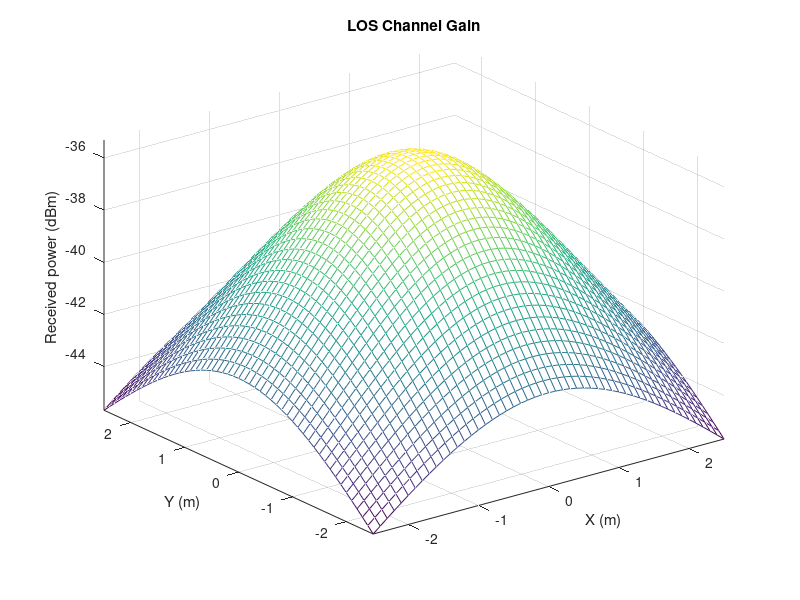

This chart was generated by the following MATLAB code: (Note: this script raises an error after producing the figure.)
%%%%%%%%%%%%%%%%%%%
% Created in 2017/4
%% B.Sc. Senior Project
%% By Sondos A. Alshami
%% Telecommunication Engineering 
%% Lebanese International University
%%%%%%%%%%%%%%%%%%%%%%%%%%%
theta=70;
% semi-angle at half power
m=-log10(2)/log10(cosd(theta));
%Lambertian order of emission
P_total=20;
%transmitted optical power by individual LED
Adet=1e-4;
%detector physical area of a PD
Ts=1;
%gain of an optical filter; ignore if no filter is used
index=1.5;
%refractive index of a lens at a PD; ignore if no lens is used
FOV=60*pi/180;
%FOV of a receiver
G_Con=(index^2)/sin(FOV);
%gain of an optical concentrator; ignore if no lens is used
lx=5; ly=5; lz=3;
% room dimension in metre
h=2.15;
%the distance between source and receiver plane
%[XT,YT]=meshgrid([?1.25 1.25],[?1.25 1.25]);
XT=0; YT=0;
% position of LED;
Nx=lx*10; Ny=ly*10;
% number of grid in the receiver plane
x=-lx/2:lx/Nx:lx/2;
y=-ly/2:ly/Ny:ly/2;
[XR,YR]=meshgrid(x,y);
% receiver plane grid
D1=sqrt((XR-XT(1,1)).^2+(YR-YT(1,1)).^2+h^2);
% distance vector from source 1
cosphi_A1=h./D1;
% angle vector
H_A1=(m+1)*Adet.*cosphi_A1.^(m+1)./(2*pi.*D1.^2);
% channel DC gain for source 1
P_rec=P_total.*H_A1.*Ts.*G_Con;
% received power from source 1;
P_rec_dBm=10*log10(P_rec);
meshc(x,y,P_rec_dBm);
xlabel('X (m)');
ylabel('Y (m)');
zlabel('Received power (dBm)');
axis([-lx/2 lx/2 -ly/2 ly/2 min(min(P_rec_dBm)) max(max(P_rec_dBm))]);
title('LOS Channel Gain');
ax=gca;
ax.FontSize=20;